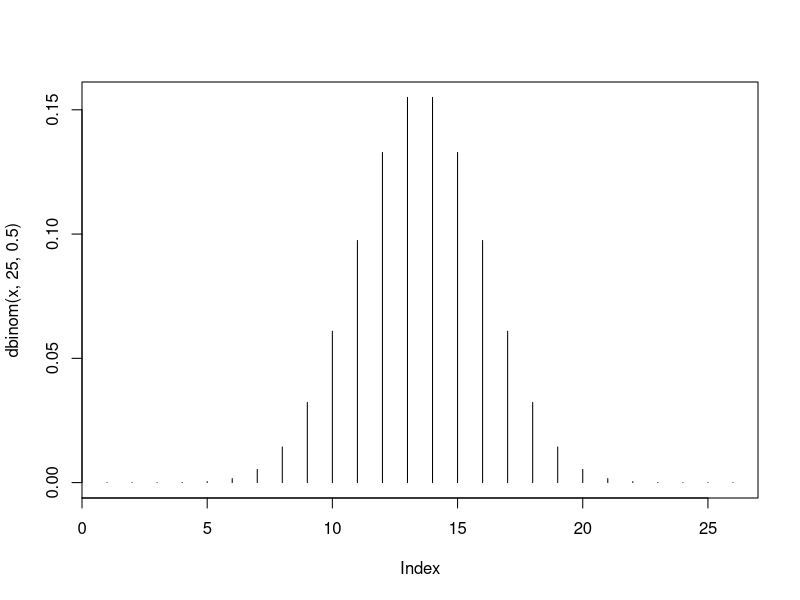
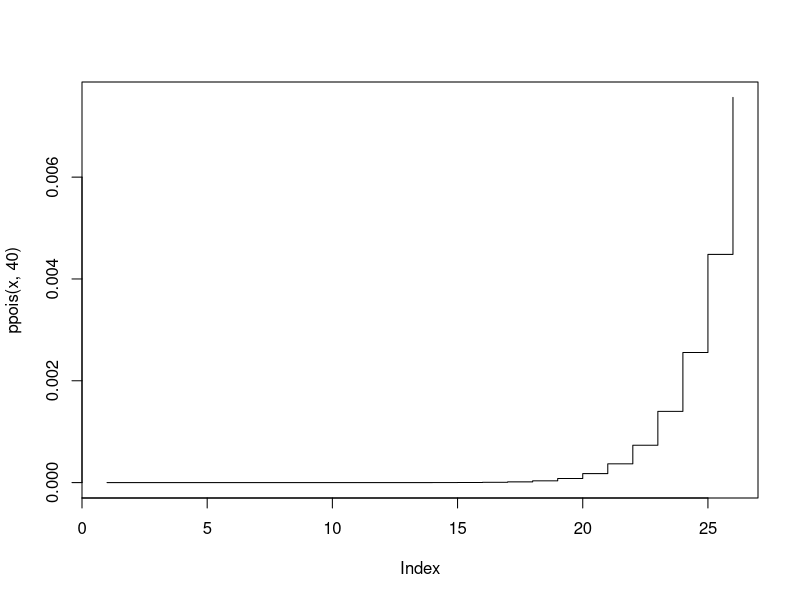

Recreate these plots in R, in order. (Note: this script raises an error after producing the figures.)
# sap21 _ MAM5120 _ week 2 practical

dbinom(2,10,1/6) # probability of rolling 2 sixes when dice rolled 10 times
pbinom(4,20,0.5, lower.tail=FALSE) # chance of getting 4 of fewer heads in 20 tosses P(X<=4)
# lower.tail if FALSE P(X>4)

dpois(4,7) # gives P(X=4) if X~Po(7)
ppois(4,7) # gives P(X<=4) if X~Po(7)
ppois(15,50,lower.tail = FALSE) # gives P(X>15) if X~Po(50)

x <- seq(0,25,1)
plot(dbinom(x,25,0.5),type="h") # type h makes makes not plots
plot(ppois(x,40),type="s") # type s makes line graph

###################################
###################################

attach(iris)

plot1 <- ggplot(iris, aes(x=Petal.Width,y=Petal.Length))
plot1 <- plot1+geom_point()
plot1 <- plot1 + ggtitle("Petal Dimensions for 3 Species of Iris")+labs(x="Petal Width", y="Petal Length")
plot2 <- plot1 + geom_point(aes(colour=Species)) # adds colour
plot3 <- plot2 + facet_grid(~Species) # separates them
plot4 <- plot3
plot4 <- plot1 + geom_point(aes(colour=Species,size=Sepal.Length)) # thicker plots

plot5 <- ggplot(iris, aes(x=Species,y=Petal.Width))
plot5 <- plot5+geom_point()
plot5 <- plot5 + ggtitle("Petal Width for 3 Species of Iris")+labs(x="Species", y="Petal Width")
plot5 <- plot5 + geom_point(aes(colour=Petal.Length)) 

##################

par(mfrow=c(1,1))
with(iris, {
  plot(Petal.Width,Petal.Length,col=Species)
  legend(x="bottomright", legend=unique(Species),col=1:3,pch=1)
})

par(mfrow=c(1,1))
with(iris,
     plot(Petal.Width,Petal.Length,col=Species,cex=Sepal.Length/min(Sepal.Length),pch=19)
) ## thicker plots but graphs together

####### three graphs of each species petal width on length

xlim<-range(iris$Petal.Width)
ylim<-range(iris$Petal.Length)

par(mfrow=c(1,3)) 
with(subset(iris,Species=="setosa"),
     {
       plot(Petal.Width,Petal.Length,xlim=xlim,ylim=ylim,col=1,main="setosa") 
     })
with(subset(iris,Species=="versicolor"),
     {
       plot(Petal.Width,Petal.Length,xlim=xlim,ylim=ylim,col=2,main="versicolor")
     })
with(subset(iris,Species=="virginica"),
     {
       plot(Petal.Width,Petal.Length,xlim=xlim,ylim=ylim,col=3,main="virginica")
     })

###########

par(mfrow=c(1,2)) 
with(iris, {
  plot(Petal.Width,Sepal.Width,col=Species)
  legend(x="topright", legend=unique(Species),col=1:3,pch=1)
})
with(iris, {
  plot(Petal.Length,Sepal.Length,col=Species, abline(lm(Sepal.Length~Petal.Length), col="blue"))
  legend(x="topleft", legend=unique(Species),col=1:3,pch=1)
})

###################################

#data(malaria/tartar/etc)

malariaHist <- ggplot(malaria,aes(log(parasites)))+ geom_histogram(binwidth = 0.5)
malariaHist <- malariaHist + labs(x="number of parasites",y="frequency")
malariaHist

with(malaria,
     {
       hist(parasites,breaks=10,xlab="num of parasites",ylab="freq") #change breaks num
     })

tarplot <- ggplot(tartar, aes(x=treat,y=index))+geom_boxplot()
chickplot <- ggplot(chickwts,aes(x=feed,y=weight))+geom_point(shape=2,size=3,colour="red")

###################################
################################### EXERCISES
###################################

#exercise 1
attach(dogwhelks)
plot1 <- ggplot(dogwhelks, aes(x=Width,y=Length))+geom_point()
plot2 <- ggplot(dogwhelks, aes(x=Width,y=Weight))+geom_point()
plot3 <- ggplot(dogwhelks, aes(x=Location,y=Length))+geom_point()
plot4 <- ggplot(dogwhelks, aes(x=Colour,y=Weight))+geom_point()

#exercise 2
#(a)
par(mfrow=c(1,1)) 
d <- dbinom(x,100,0.1)
p <- ppois(x,10)
plot(d,type="l",col="red")
#par(new=TRUE) #may or may not be needed?
lines(p,col="green")

# par(mfrow=c(1,2)) make both side by side
# plot(dbinom(x,100,0.1), col="red")
# plot(ppois(x,10), col="green")

#(b)
#--

#exercise 3
#(a)
par(mfrow=c(1,1)) 
numheads <- c(0, 1, 2, 3, 4, 5, 6, 7, 8)
freq <- c(3, 5, 11, 11, 6, 3, 1, 0, 0)
hist(numheads,freq,ylim=c(0,0.5))

df <- data.frame(numheads = c(0, 1, 2, 3, 4, 5, 6, 7, 8),
                 freq = c(3, 5, 11, 11, 6, 3, 1, 0, 0))
hist(df$numheads,freq)
with(df, hist(freq))
